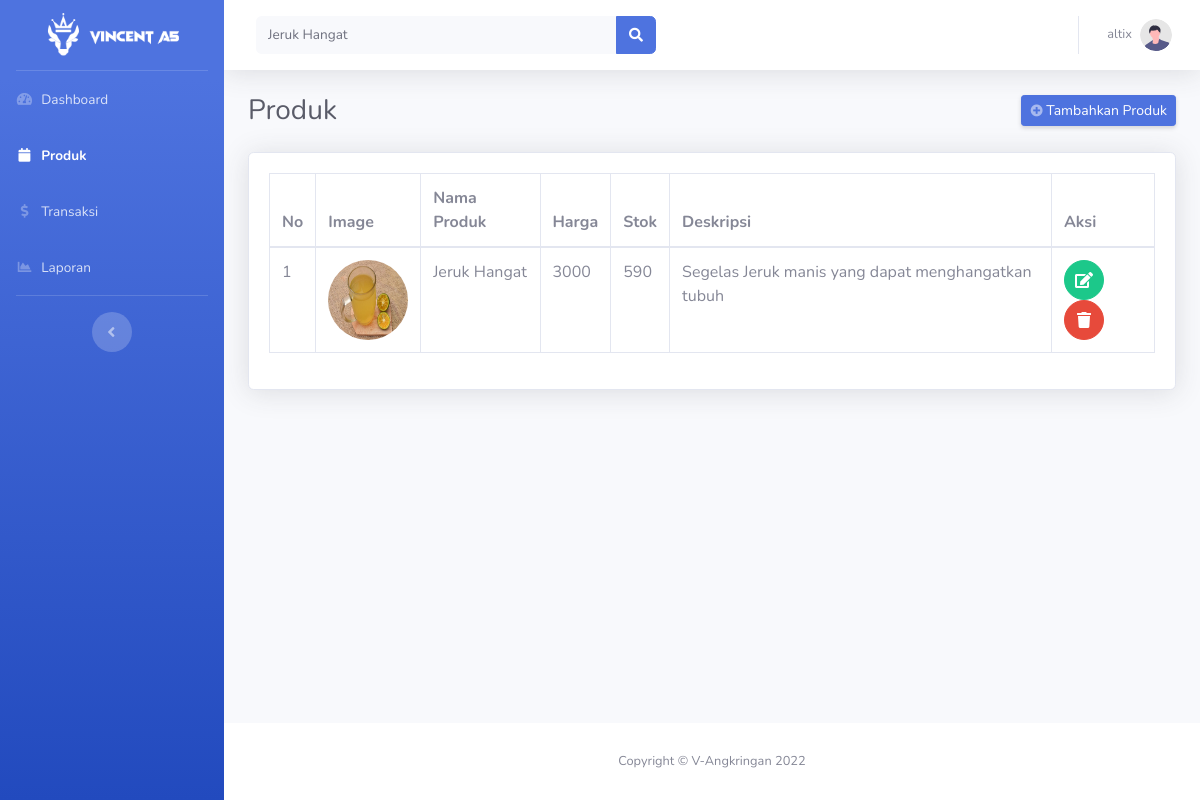
/admin/produk.php?cari=Jeruk Hangat (signed in), run on an earlier commit of the app's database.
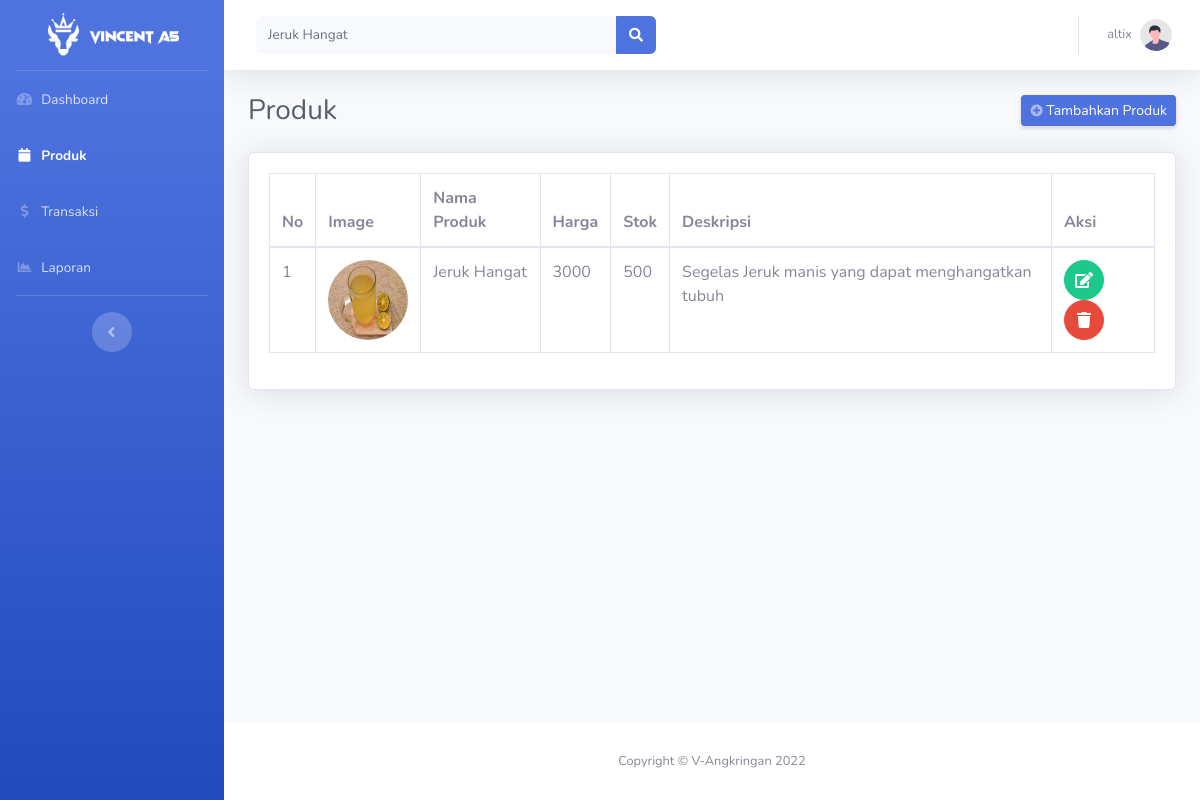
And on a later commit of the database.
### tables this page shows
CREATE TABLE `produk` (
  `id_produk` char(10) NOT NULL,
  `nama_produk` varchar(30) NOT NULL,
  `deskripsi_produk` text DEFAULT NULL,
  `harga` int(15) DEFAULT NULL,
  `stok` int(10) DEFAULT NULL,
  `kategori` varchar(30) NOT NULL,
  `gambar` varchar(150) DEFAULT NULL
);

### admin/produk.php (the view, shortened to what this page needs)
<?php
require ('..\koneksi.php');
$query = mysqli_query($koneksi, "SELECT max(id_produk) as kodeTerbesar FROM produk");
?>
<!DOCTYPE html>
<html lang="en">
<head>
    <link href="vendor/fontawesome-free/css/all.min.css" rel="stylesheet" type="text/css">
    <link href="css/sb-admin-2.min.css" rel="stylesheet">
</head>
<body id="page-top">
    <div id="wrapper">
        <ul class="navbar-nav bg-gradient-primary sidebar sidebar-dark accordion" id="accordionSidebar">
            <a class="sidebar-brand d-flex align-items-center justify-content-center" href="index.php">
                <div class="sidebar-brand-icon">
                    <img src="..\assets\gambar\a5-img.png" style="width:70%">
                </div>
            </a>
            <hr class="sidebar-divider my-0">
            <li class="nav-item">
                <a class="nav-link" href="index.php">
                    <i class="fas fa-fw fa-tachometer-alt"></i>
                    <span>Dashboard</span></a>
            </li>
            <li class="nav-item active">
                <a class="nav-link" href="produk.php">
                    <i class="fas fa-fw fa-calendar"></i>
                    <span>Produk</span></a>
            </li>
            <li class="nav-item">
                <a class="nav-link" href="transaksi.php">
                    <i class="fas fa-fw fa-dollar-sign"></i>
                    <span>Transaksi</span></a>
            </li>
                        <li class="nav-item">
                <a class="nav-link" href="laporan.php">
                    <i class="fas fa-fw fa-chart-area"></i>
                    <span>Laporan</span></a>
            </li>
            <hr class="sidebar-divider d-none d-md-block">
            <div class="text-center d-none d-md-inline">
                <button class="rounded-circle border-0" id="sidebarToggle"></button>
            </div>
        </ul>
        <div id="content-wrapper" class="d-flex flex-column">
            <div id="content">
                <nav class="navbar navbar-expand navbar-light bg-white topbar mb-4 static-top shadow">
                            <form
                        class="d-none d-sm-inline-block form-inline mr-auto ml-md-3 my-2 my-md-0 mw-100 navbar-search" method="GET" action="">
                        <div class="input-group">
                            <input type="text" class="form-control bg-light border-0 small" placeholder="Cari produk..." value="<?php echo $_GET['cari']; ?>"
                                aria-label="Search" aria-describedby="basic-addon2" name="cari">
                            <div class="input-group-append">
                                <button class="btn btn-primary" type="button" name="cari">
                                    <i class="fas fa-search fa-sm"></i>
                                </button>
                            </div>
                        </div>
                    </form>
                    <ul class="navbar-nav ml-auto">
                        <li class="nav-item dropdown no-arrow">
                            <a class="nav-link dropdown-toggle" href="#" id="userDropdown" role="button"
                                data-toggle="dropdown" aria-haspopup="true" aria-expanded="false">
                                <span class="mr-2 d-none d-lg-inline text-gray-600 small"><?php echo $_SESSION['ses'] ?></span>
                                <img class="img-profile rounded-circle"
                                    src="img/undraw_profile.svg">
                            </a>
                        </li>
                    </ul>
                </nav>
                <div class="container-fluid">
                    <div class="d-sm-flex align-items-center justify-content-between mb-4">
                        <h1 class="h3 mb-0 text-gray-800">Produk</h1>
                        <a href="#" data-toggle="modal" title="Tambahkan Produk" data-target="#addProduk" class="d-none d-sm-inline-block btn btn-sm btn-primary shadow-sm"><i class="fas fa-plus-circle fa-sm text-white-50"></i> Tambahkan Produk</a>
                    </div>
                    <div class="card shadow mb-4">
                        <div class="card-body">
                            <div class="table-responsive">
                                <table class="table table-bordered" id="dataTable" width="100%" cellspacing="0">
                                    <thead>
                                        <tr>
                                            <th>No</th>
                                            <th>Image</th>
                                            <th>Nama Produk</th>
                                            <th>Harga</th>
                                            <th>Stok</th>
                                            <th>Deskripsi</th>
                                            <th>Aksi</th>
                                        </tr>
                                    </thead>
                                    <tbody>
                            <?php
                        if(isset($_GET['cari'])){
                          $cari = $_GET['cari'];
                          $query = "SELECT * FROM `produk` WHERE `nama_produk` like '%".$cari."%';";
                        }else{
                            $query = "Select * from produk order by nama_produk asc";
                        }
                            $result = mysqli_query($koneksi, $query);
                            $no = 1;
                            while ($row = mysqli_fetch_array($result)) {
                                $namaproduk = $row['nama_produk'];
                                $harga = $row['harga'];
                                $stok = $row['stok'];
                                $deskripsi = $row['deskripsi_produk'];
                                $gambar = $row['gambar'];
                                ?>
                            <tr>
                                <td><?php echo $no; ?></td>
                                <td><img title="<?php echo $namaproduk; ?>" style="width:5em;height:5em;" class="rounded-circle" src="gambarproduk/<?php echo $gambar; ?>" ></td>
                                <td><?php echo $namaproduk; ?></td>
                                <td><?php echo $harga; ?></td>
                                <td><?php echo $stok; ?></td>
                                <td><?php echo $deskripsi; ?></td>
                                <td>
                                    <a class="btn btn-success btn-circle" title="Edit Produk" href="#" data-toggle="modal" data-target="#myUpdate<?php echo $row['id_produk']; ?>"><i class="fas fa-edit"></i></a>
                        <?php
                        $id = $row['id_produk'];
                        ?>
            <a class="btn btn-danger btn-circle"  title="Delete Produk" href="del-produk.php?id=<?php echo $id ?>" onclick="if (confirm('Apakah yakin ingin menghapus produk?')){return true;}else{event.stopPropagation(); event.preventDefault();};"><i class="fas fa-trash"></i></a>
                                </td>
                            </tr>
                            <?php
                            $no++;
                            } ?>
                                    </tbody>
                                </table>
                            </div>
                        </div>
                    </div>
                </div>
            </div>
            <footer class="sticky-footer bg-white">
                <div class="container my-auto">
                    <div class="copyright text-center my-auto">
                        <span>Copyright &copy; V-Angkringan <?php echo date('Y'); ?></span>
                    </div>
                </div>
            </footer>
        </div>
    </div>
</body>
</html>

What changed in the data, as far as the page shows it:
changed produk "Jeruk Hangat": stok "590" → "500"
